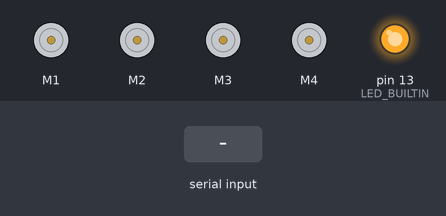
The sketch below on a simulated Arduino Uno, built with avr-gcc and run on an emulated ATmega328P. On the bench: 4 × DC motor (green arrow = forward, orange = backward, longer = faster), output pins drawn as LEDs (lit = HIGH). The test bench sets the inputs (shaded band). What the sketch prints to the serial monitor is not drawn.

Above: at 1.2 s.
1.3 s: byte 70 ('F') received over Serial
At 2.0 s:
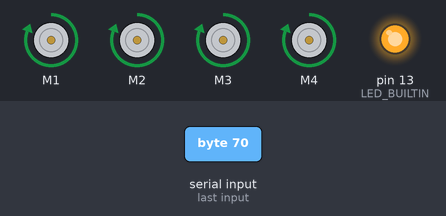
2.8 s: "1" received over Serial
At 3.1 s:
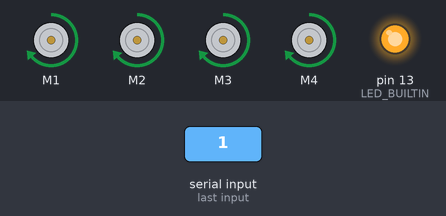
4.3 s: byte 66 ('B') received over Serial
At 5.4 s:
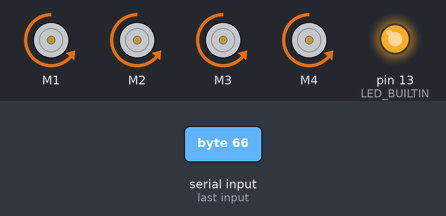
5.8 s: byte 76 ('L') received over Serial
At 6.6 s:
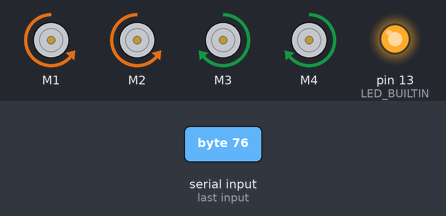
7.3 s: byte 82 ('R') received over Serial
At 7.7 s:
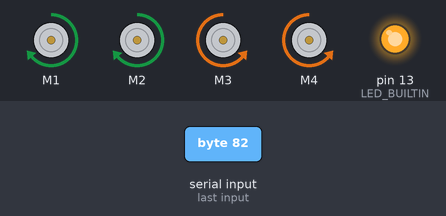
8.8 s: "0" received over Serial
At 10.1 s:
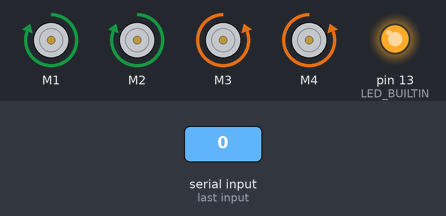
Timing chart, 0 to 11.3 s (numbered marks = the images above; inputs shaded):
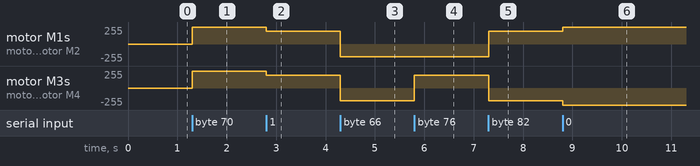

The sketch:

motor_controller_arduino.ino
```cpp
// written by Scott Glover (scottgl@gmail.com)

#include <AFMotor.h>
#include <string.h>
AF_DCMotor motor1(1, MOTOR12_64KHZ); // create motor #1, 64KHz pwm
AF_DCMotor motor2(2, MOTOR12_64KHZ); // create motor #2, 64KHz pwm
AF_DCMotor motor3(3, MOTOR12_64KHZ); // create motor #3, 64KHz pwm
AF_DCMotor motor4(4, MOTOR12_64KHZ); // create motor #4, 64KHz pwm

#define MAX_STR_LEN 10

uint8_t m1dir, m2dir, m3dir, m4dir;
uint8_t m1speed, m2speed, m3speed, m4speed;

void setup() {
  Serial.begin(9600); // set up Serial library at 9600 bps
  pinMode(LED_BUILTIN, OUTPUT);

  //while (!Serial) {
  //  ; // wait for serial port to connect.
  //}

  //Serial.println("I");

  m1dir = RELEASE;
  m2dir = RELEASE;
  m3dir = RELEASE;
  m4dir = RELEASE;

  m1speed = 255;
  m2speed = 255;
  m3speed = 255;
  m4speed = 255;

  motor1.setSpeed(m1speed);
  motor2.setSpeed(m2speed);
  motor3.setSpeed(m3speed);
  motor4.setSpeed(m4speed);

  motor1.run(m1dir);
  motor2.run(m2dir);
  motor3.run(m3dir);
  motor4.run(m4dir);

  digitalWrite(LED_BUILTIN, HIGH);
  //Serial.println("K");
}

// flush incoming serial buffer
/*
void serialFlush(){
  while(Serial.available() > 0) {
    char t = Serial.read();
  }
}
*/

// OLDFORMAT: C M SS D \n (6 bytes)
// C = 'X': execute command in format above (X F FF 1 \n)
// C = 'T': Run motor test (M, SS, and D arbitrary values)
// NEWFORMAT: C (1 byte)
// Set SPEED commands:
// '0' = set speed 4 motors 100%
// '1' = set speed 4 motors 75%
// '2' = set speed 4 motors 50%
// '3' = set speed 4 motors 25%
// '4' = set speed 2 left motors 75%
// '5' = set speed 2 left motors 50%
// '6' = set speed 2 left motors 25%
// '7' = set speed 2 right motors 75%
// '8' = set speed 2 right motors 50%
// '9' = set speed 2 right motors 25%
// 'A' = set speed 4 motors 0%
// Set DIRECTION commands:
// 'F' set all 4 motors direction to forward
// 'B' set all 4 motors direction to reverse
// 'S' set all 4 motors direction to stop (no direction)
// 'L' set left two motors direction to reverse, right two to forward
// 'R' set right two motors direction to reverse, left two to forward
void loop() {
  bool speed_change = false, dir_change = false;
  if (Serial.available() > 0) {
    char cmd = Serial.read();
    switch (cmd) {
      case '0': // set speed 4 motors 100%
        m1speed = 255;
        m2speed = 255;
        m3speed = 255;
        m4speed = 255;
        speed_change = true;
        break;
      case '1': // set speed 4 motors 75%
        m1speed = 191;
        m2speed = 191;
        m3speed = 191;
        m4speed = 191;
        speed_change = true;
        break;
      case '2': // set speed 4 motors 50%
        m1speed = 127;
        m2speed = 127;
        m3speed = 127;
        m4speed = 127;
        speed_change = true;
        break;
      case '3': // set speed 4 motors 25%
        m1speed = 63;
        m2speed = 63;
        m3speed = 63;
        m4speed = 63;
        speed_change = true;
        break;
      case '4': // set speed 2 left motors 75%
        m1speed = 191;
        m2speed = 191;
        speed_change = true;
        break;
      case '5': // set speed 2 left motors 50%
        m1speed = 127;
        m2speed = 127;
        speed_change = true;
        break;
      case '6': // set speed 2 left motors 25%
        m1speed = 63;
        m2speed = 63;
        speed_change = true;
        break;
      case '7': // set speed 2 right motors 75%
        m3speed = 191;
        m4speed = 191;
        speed_change = true;
        break;
      case '8': // set speed 2 right motors 50%
        m3speed = 127;
        m4speed = 127;
        speed_change = true;
        break;
      case '9': // set speed 2 right motors 25%
        m3speed = 63;
        m4speed = 63;
        speed_change = true;
        break;
      case 'A': // set speed 4 motors 0%
        m1speed = 0;
        m2speed = 0;
        m3speed = 0;
        m4speed = 0;
        speed_change = true;
      case 'F': // set all 4 motors direction to forward
        m1dir = FORWARD;
        m2dir = FORWARD;
        m3dir = FORWARD;
        m4dir = FORWARD;
        dir_change = true;
        break;
      case 'B': // set all 4 motors direction to backward
        m1dir = BACKWARD;
        m2dir = BACKWARD;
        m3dir = BACKWARD;
        m4dir = BACKWARD;
        dir_change = true;
        break;
      case 'S': // set all 4 motors direction to stop (no direction)
        m1dir = RELEASE;
        m2dir = RELEASE;
        m3dir = RELEASE;
        m4dir = RELEASE;
        dir_change = true;
        break;
      case 'L': // set left two motors direction to reverse, right two to forward
        m1dir = BACKWARD;
        m2dir = BACKWARD;
        m3dir = FORWARD;
        m4dir = FORWARD;
        dir_change = true;
        break;
      case 'R': // set right two motors direction to reverse, left two to forward
        m1dir = FORWARD;
        m2dir = FORWARD;
        m3dir = BACKWARD;
        m4dir = BACKWARD;
        dir_change = true;
        break;
      default:
        Serial.write('E');
        return;
    }

    if (speed_change) {
      motor1.setSpeed(m1speed);
      motor2.setSpeed(m2speed);
      motor3.setSpeed(m3speed);
      motor4.setSpeed(m4speed);
    } else if (dir_change) {
      motor1.run(m1dir);
      motor2.run(m2dir);
      motor3.run(m3dir);
      motor4.run(m4dir);
    }

    Serial.write('K');
  }
}

/*
void loop() {
  if (Serial.available() > 0) {
    char c = Serial.read();

    if (count == 0 && c != 'X' && c != 'T') {
      return;
    }
    buf[count] = c;
    count++;
    if (count >= 5) {
      count = 0;
      serialFlush();
      processCommand();
    }
  }
}

void processCommand() {
    byte mselect, mspeed, mdir, mdir2;

    // run motor test
    if (buf[0] == 'T') {
        //digitalWrite(LED_BUILTIN, HIGH);
        motor1.run(FORWARD);
        motor2.run(FORWARD);
        motor3.run(FORWARD);
        motor4.run(FORWARD);
        delay(1000);
        //digitalWrite(LED_BUILTIN, LOW);
        motor1.run(RELEASE);
        motor2.run(RELEASE);
        motor3.run(RELEASE);
        motor4.run(RELEASE);
        delay(1000);
        //digitalWrite(LED_BUILTIN, HIGH);
        motor1.run(BACKWARD);
        motor2.run(BACKWARD);
        motor3.run(BACKWARD);
        motor4.run(BACKWARD);
        delay(1000);
        //digitalWrite(LED_BUILTIN, LOW);
        motor1.run(RELEASE);
        motor2.run(RELEASE);
        motor3.run(RELEASE);
        motor4.run(RELEASE);
        Serial.write('K');
        serialFlush();
        return;
    }

    mselect = (uint8_t)buf[1] - '0';
    mspeed = (uint8_t)((buf[2] - '0') << 4);
    mspeed |= (uint8_t)(buf[3] - '0');
    mdir2 = (uint8_t)(buf[4] - '0');

    if (mdir2 == 0) {
      mdir = RELEASE;
    } else if (mdir2 == 1) {
      mdir = FORWARD;
    } else if (mdir2 == 2) {
      mdir = BACKWARD;
    } else {
      Serial.write('E');
      return;
    }

    // handle motor 1
    if (mselect & 1) {
      if (mspeed != m1speed) {
        motor1.setSpeed(mspeed);
        m1speed = mspeed;
      }
      if (mdir != m1dir) {
        motor1.run(mdir);
        m1dir = mdir;
      }
    }

    // handle motor 2
    if (mselect & 2) {
      if (mspeed != m2speed) {
        motor2.setSpeed(mspeed);
        m2speed = mspeed;
      }
      if (mdir != m2dir) {
        motor2.run(mdir);
        m2dir = mdir;
      }
    }

    // handle motor 3
    if (mselect & 4) {
      if (mspeed != m3speed) {
        motor3.setSpeed(mspeed);
        m3speed = mspeed;
      }
      if (mdir != m3dir) {
        motor3.run(mdir);
        m3dir = mdir;
      }
    }

    // handle motor 4
    if (mselect & 8) {
      if (mspeed != m4speed) {
        motor4.setSpeed(mspeed);
        m4speed = mspeed;
      }
      if (mdir != m4dir) {
        motor4.run(mdir);
        m4dir = mdir;
      }
    }
    Serial.write('K');
}
*/
```

Measured:
- after the input at 1.3 s, motor M1–4: stopped → forward 255/255 at once
- after the input at 2.8 s, motor M1–4: forward 255/255 → forward 191/255 at once
- after the input at 4.3 s, motor M1–4: forward 191/255 → backward 191/255 at once
- after the input at 5.8 s, motor M3, motor M4: backward 191/255 → forward 191/255 at once
- after the input at 7.3 s, motor M1, motor M2: backward 191/255 → forward 191/255 at once; motor M3, motor M4: forward 191/255 → backward 191/255 at once
- after the input at 8.8 s, motor M1, motor M2: forward 191/255 → forward 255/255 at once; motor M3, motor M4: backward 191/255 → backward 255/255 at once
